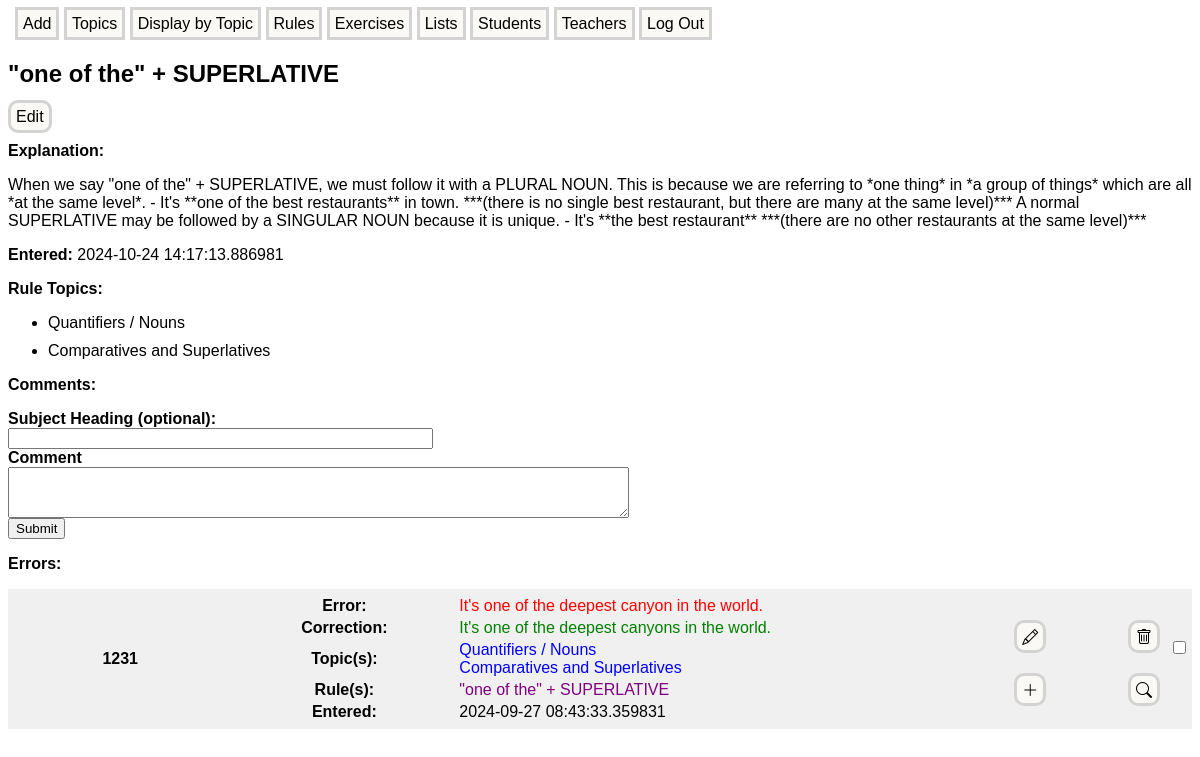
The app's page /rule/21, older data.
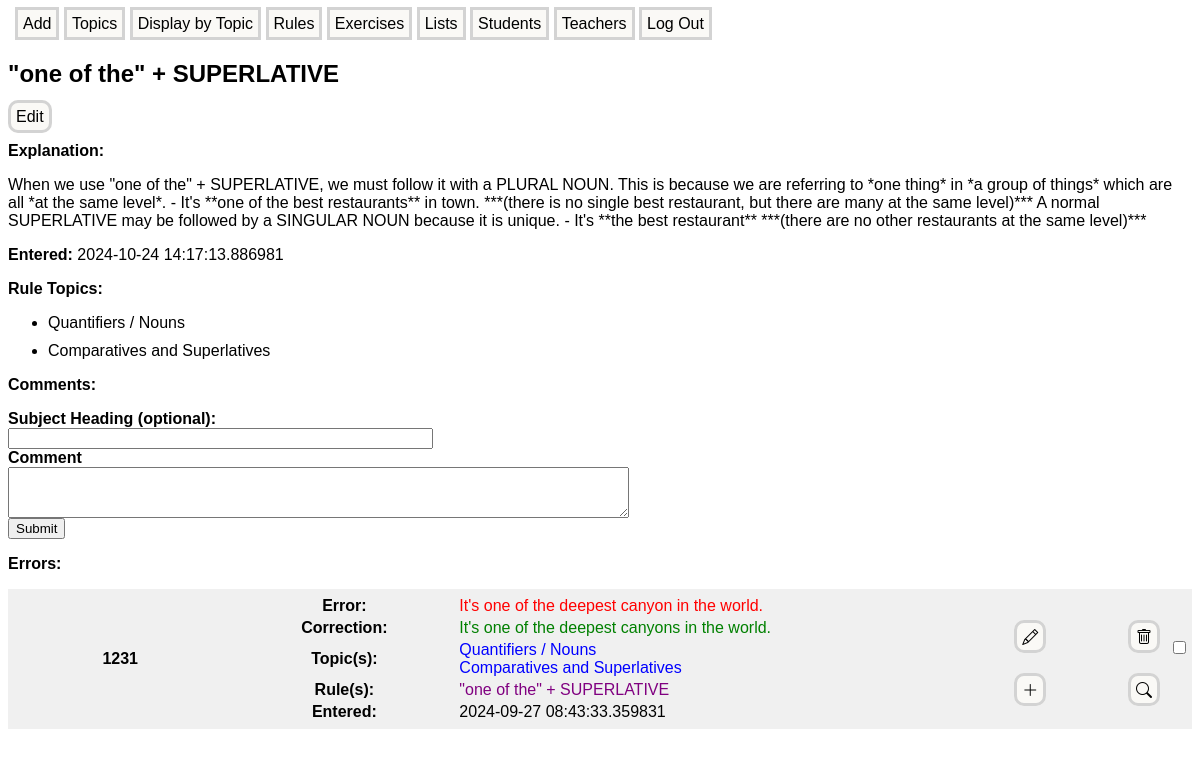
The same page, newer data.
### models.py (models this page shows)
class Rule(db.Model):
    id = db.Column(db.Integer, primary_key = True)
    rule_name = db.Column(db.String(200), index = True, unique = True, nullable = False)
    rule_text = db.Column(db.Text, index = False, unique = True)
    examples = db.relationship('Example', backref = 'rule', lazy = 'joined', cascade = 'all, delete-orphan')
    rule_topics = db.relationship('RuleTopic', backref = 'rule', lazy = 'joined', cascade = 'all, delete-orphan')
    rule_errors = db.relationship('ErrorRule', backref = 'rule', lazy = 'joined', cascade = 'all, delete-orphan')
    entered = db.Column(db.DateTime, default = datetime.now(timezone.utc))
    last_edited = db.Column(db.DateTime, default = datetime.now(timezone.utc))
    comments = db.relationship('Comment', backref = 'rule', lazy = 'joined', cascade = 'all, delete-orphan')

class Topic(db.Model):
    id = db.Column(db.Integer, primary_key = True)
    topic_name = db.Column(db.String(200), index = True, unique = True, nullable = False)
    topic_errors = db.relationship('ErrorTopic', backref = "topic", lazy = 'joined', cascade = 'all, delete-orphan')
    topic_rules = db.relationship('RuleTopic', backref = 'topic', lazy = 'joined', cascade = 'all, delete-orphan')

class Error(db.Model):
    id = db.Column(db.Integer, primary_key = True)
    incorrect_sentence = db.Column(db.String(300), index = True, unique = True, nullable = False)
    corrections = db.relationship('Correction', backref = 'error', lazy = 'joined', cascade = 'all, delete-orphan')
    teacher_id = db.Column(db.Integer, db.ForeignKey('teacher.id'))
    student_id = db.Column(db.Integer, db.ForeignKey('student.id'))
    error_topics = db.relationship('ErrorTopic', backref = 'error', lazy = 'joined', cascade = 'all, delete-orphan')
    error_rules = db.relationship('ErrorRule', backref = 'error', lazy = 'joined', cascade = 'all, delete-orphan')
    entered = db.Column(db.DateTime, default = datetime.now(timezone.utc), nullable=False)
    last_edited = db.Column(db.DateTime, default = datetime.now(timezone.utc), nullable=False)
    list_items = db.relationship('ListItem', backref = 'error', lazy = 'joined')
    cloze_sentences = db.relationship('ClozeSentence', backref = 'error', lazy = 'joined')
    comments = db.relationship('Comment', backref = 'error', lazy = 'joined', cascade = 'all, delete-orphan')

class Correction(db.Model):
    id = db.Column(db.Integer, primary_key = True)
    correct_sentence = db.Column(db.String(300), index = True, unique = False, nullable = False)
    error_id = db.Column(db.Integer, db.ForeignKey('error.id', ondelete = 'CASCADE'), nullable = False)

class ErrorTopic(db.Model):
    id = db.Column(db.Integer, primary_key = True)
    error_id = db.Column(db.Integer, db.ForeignKey('error.id', ondelete = 'CASCADE'), nullable = False)
    topic_id = db.Column(db.Integer, db.ForeignKey('topic.id', ondelete = 'CASCADE'), nullable = False)

class ErrorRule(db.Model):
    id = db.Column(db.Integer, primary_key = True)
    error_id = db.Column(db.Integer, db.ForeignKey('error.id', ondelete = 'CASCADE'), nullable = False)
    rule_id = db.Column(db.Integer, db.ForeignKey('rule.id', ondelete = 'CASCADE'), nullable = False)

### app.py (the view, shortened to what this page needs)
@app.route('/rule/<int:rule_id>', methods=['GET', 'POST'])
def rule(rule_id):
    rule = Rule.query.filter_by(id=rule_id).first()
    rule_errors = [rule_error.error for rule_error in rule.rule_errors]
    rule_topics = [rule_topic.topic for rule_topic in rule.rule_topics]
    rule_comments = [comment for comment in rule.comments]
    add_comment_form = AddCommentForm()
    return render_template('rule.html', rule=rule, rule_topics=rule_topics, rule_errors=rule_errors,
                           rule_comments=rule_comments, add_comment_form=add_comment_form)

### forms.py
class AddCommentForm(FlaskForm):
    subject_heading = StringField('Subject Heading (optional):')
    message = TextAreaField('Comment', validators=[DataRequired()])
    submit = SubmitField('Submit')

### templates/rule.html (shortened to what this page needs)
{% extends "base.html" %}
{% block content %}
<h2>{{ rule.rule_name }}</h2>
<a class="manage-link" href="{{ url_for('edit_rule', rule_id=rule.id) }}" target="_blank">Edit</a>
<p class="rule-heading">Explanation:</p>
<md-block class="markdown-content">{{ rule.rule_text }}</md-block>
<p><span class="rule-heading">Entered:</span> {{ rule.entered }}</p>
<p class="rule-heading">Rule Topics:</p>
<ul>
    {% for rule_topic in rule_topics %}
        <li>{{ rule_topic.topic_name }}</li>
    {% endfor %}
</ul>
<p class="rule-heading">Comments:</p>
<form method="POST" action="{{ url_for('rule', rule_id=rule.id)}}">
    <b>{{ add_comment_form.subject_heading.label }}</b><br>
    {{ add_comment_form.subject_heading(size=50) }}<br>
    <b>{{ add_comment_form.message.label }}</b><br>
    {{ add_comment_form.message(rows=3, cols=75) }}<br>
    {{ add_comment_form.submit() }}
</form>
<p class="rule-heading">Errors:</p>
{% for error in rule_errors %}
<div class="entry-container">
    <table class="error-list-item">
        <tr>
            <th class="small" rowspan="5" >{{ error.id }}  </th>
            <th class="small">Error:</th>
            <td class="large">
                <span class="incorrect-sentence">{{ error.incorrect_sentence }}</span>
            </td>
            <td class="small" rowspan="3">
                <a class="manage-link edit-icon" href="{{ url_for('edit', error_id=error.id) }}" target="_blank"
                title="Edit">
                </a>
            </td>
            <td class="small" rowspan="3">
                <a class="manage-link trash-icon" href="{{ url_for('delete_error', error_id=error.id) }}"
                target="_blank" onclick="return confirmDelete();" title="Delete"></a>
            </td>
            <td class="small" rowspan="4">
                <input type="checkbox" name="error_checkbox" value="{{ error.id }}" class="error-checkbox">
            </td>
        </tr>
        <tr>
            <th>Correction:</th>
            <td class="correct-sentence">
                {% for correction in error.corrections %}
                    {{ correction.correct_sentence }}<br>
                {% endfor %}
            </td>
        </tr>
        <tr>
            <th >Topic(s): </th>
            <td class="topic-name">
                {% if error.error_topics %}
                    {% for error_topic in error.error_topics %}
                        {{ error_topic.topic.topic_name }}<br>
                    {% endfor %}
                {% else %}
                    (none)
                {% endif %}
            </td>
        </tr>
        <tr>
            <th>Rule(s): </th>
            <td class="rule-name">
                {% if error.error_rules %}
                    {% for error_rule in error.error_rules %}
                        <a class="rule-link" href="{{ url_for('rule', rule_id=error_rule.rule.id)}}" target="_blank">
                            {{ error_rule.rule.rule_name }}
                        </a><br>
                    {% endfor %}
                {% else %}
                    (none)
                {% endif %}
            </td>
            <td>
                <a class="manage-link add-icon" href="{{ url_for('add_rules_and_topics', error_id=error.id) }}"
                target="_blank" title="Add Rules and Topics"></a>
            </td>
            <td>
                <a class="manage-link parse-icon" href="{{ url_for('parse_sentence', error_id=error.id) }}"
                target="_blank" title="Parse Sentence"></a>
            </td>
        </tr>
        <tr>
            <th>Entered:</th>
            <td>{{ error.entered }}</td>
    </table>
</div>
{% endfor %}
{% endblock %}

### templates/base.html (shortened to what this page needs)
<html lang="en">
<head>
    <link href="https://cdn.jsdelivr.net/npm/bootstrap-icons/font/bootstrap-icons.css" rel="stylesheet">
    <link rel="stylesheet" href="{{ url_for('static', filename='styles.css') }}">
    <link href="https://cdn.jsdelivr.net/npm/select2@4.1.0-rc.0/dist/css/select2.min.css" rel="stylesheet" />
</head>
<body>
    <div class="navbar">
        <a class="navlink" href="{{ url_for('index') }}">Add</a>
        <a class="navlink" href="{{ url_for('topics') }}">Topics</a>
        <a class="navlink" href="{{ url_for('display_by_topic') }}">Display by Topic</a>
        <a class="navlink" href="{{ url_for('rules') }}">Rules</a>
        <a class="navlink" href="{{ url_for('exercises') }}">Exercises</a>
        <a class="navlink" href="{{ url_for('lists') }}">Lists</a>
        <a class="navlink" href="{{ url_for('register_student') }}">Students</a>
        <a class="navlink" href="{{ url_for('register_teacher') }}">Teachers</a>
        <a class="navlink" href="{{ url_for('logout') }}" style="text-align:right;">Log Out</a>
    </div>
    {% block content %}
    {% endblock %}
</body>
</html>

### static/styles.css (style rules this page uses)
body { font-family: sans-serif; }
.navbar { width: 100%; min-width: 880px; padding: 7px; margin-bottom: 5px; }
.navlink { text-decoration: none; padding: 5px; background-color: #FAF9F6; color: black; border: solid lightgray; }
.manage-link { font-size: 16px; text-decoration: none; color: black; background-color: #FAF9F6; border: solid lightgray; border-radius: 10px; padding: 5px; margin-right: 5px; }
li { margin: 10px 0; }
.entry-container { width: 100%; min-width: 880px; }
.entry-container:nth-child(even) { background-color: #F0F0F0; }
.rule-heading { font-weight: bold; }
.rule-link { text-decoration: none; color: purple; }
.edit-icon::before { font-family: "bootstrap-icons"; content: "\f4cb"; display: inline-block; vertical-align: middle; text-align: center; }
.trash-icon::before { font-family: "bootstrap-icons"; content: "\f5de"; display: inline-block; vertical-align: middle; }
.add-icon::before { font-family: "bootstrap-icons"; content: "\f64d"; display: inline-block; vertical-align: middle; }
.parse-icon::before { font-family: "bootstrap-icons"; content: "\f52a"; display: inline-block; vertical-align: middle; }
.error-checkbox { text-align: right; }
.incorrect-sentence { color: red; }
.correct-sentence { color: green; }
.topic-name { color: blue; }
.rule-name { color: purple; }

Row changes from the older to the newer data that the page shows:
changed Rule "\"one of the\" + SUPERLATIVE": rule_text "When we say \"one of the\" +…" → "When we use \"one of the\" +…"
